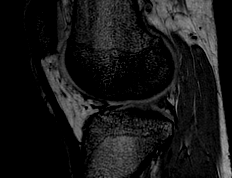
%> input picture LAB3_593020413_8/img3_a.bmp, 232 x 178 px
$ octave histogramNoFunction.m   (GNU Octave 9; MATLAB toolbox functions it lacks are replaced by stand-ins)
%> lines starting %> are read from the running program, lines starting %| are printed output that depends on the picture
A = imread('F:\work\s2\Image Processing\LAB3_593020413_8\img3_a.bmp');
%> A is the input picture: size 178x232x3 uint8; min 0, max 173, mean 23.1
B = imread('F:\work\s2\Image Processing\LAB3_593020413_8\img3_b.bmp');
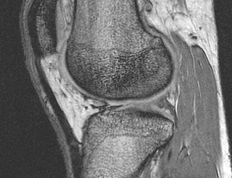
%> input picture LAB3_593020413_8/img3_b.bmp, 232 x 178 px
%> B is the input picture: size 178x232x3 uint8; min 47, max 255, mean 112.6
C = imread('F:\work\s2\Image Processing\LAB3_593020413_8\img3_c.bmp');
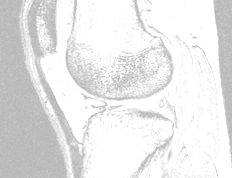
%> input picture LAB3_593020413_8/img3_c.bmp, 232 x 178 px
%> C is the input picture: size 178x232x3 uint8; min 183, max 255, mean 231.5

a = rgb2gray(A);
b = rgb2gray(B);
c = rgb2gray(C);
[p,q]= size(a);
%> p = 178; q = 232
l =zeros(1,256);
m =zeros(1,256);
n =zeros(1,256);

for i=1:p;
    for j=1:q;
            l(a(i,j)+1) = l(a(i,j)+1) +1;
            m(b(i,j)+1) = m(b(i,j)+1) +1;
            n(c(i,j)+1) = n(c(i,j)+1) +1;
    end
end
%> after the loop, l = 256 values, max 18866 at index 1, min 0 at index 164, mean 161.3; m = 256 values, max 1191 at index 53, min 0 at index 1, mean 161.3; n = 256 values, max 18931 at index 255, min 0 at index 1, mean 161.3

subplot(2,3,1),imshow(A);
title('img3-a');
subplot(2,3,4),bar(0:255,l);
title('histogram img3-a');

subplot(2,3,2),imshow(B);
title('img3-b');
subplot(2,3,5),bar(0:255,m);
title('histogram img3-b');

subplot(2,3,3),imshow(C);
title('img3-c');
subplot(2,3,6),bar(0:255,n);
title('histogram img3-c');
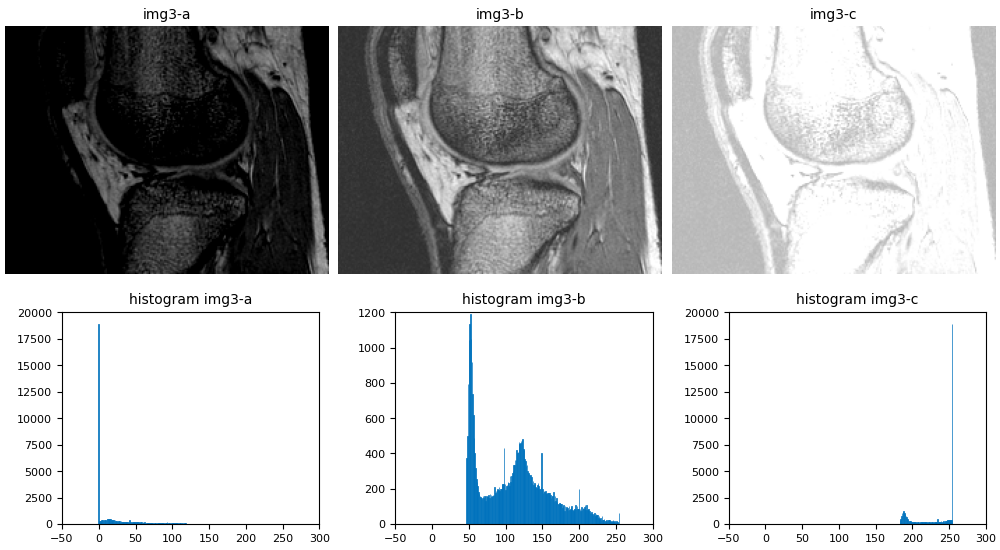
%> figure redrawn from the program's plot data, 6 panels
